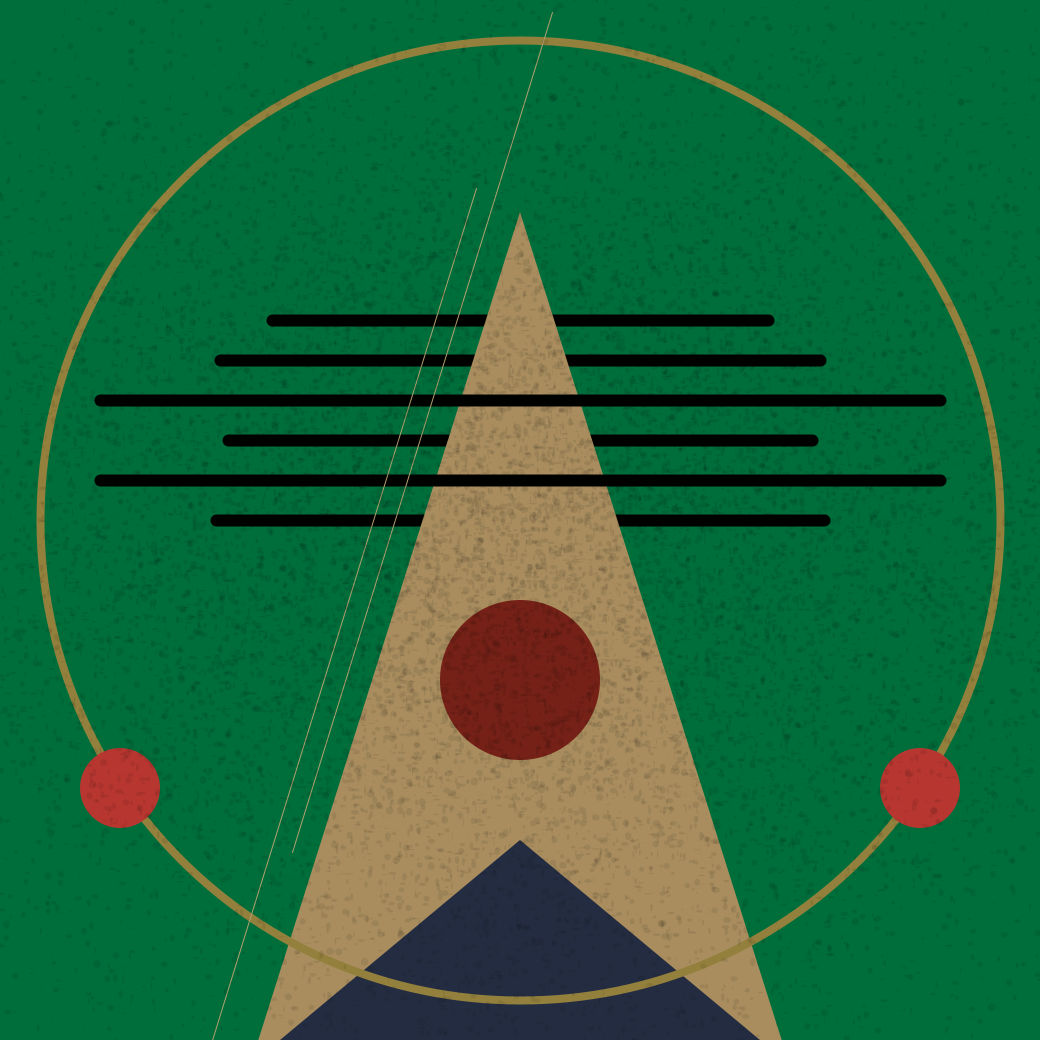
Frame 1 (no input)
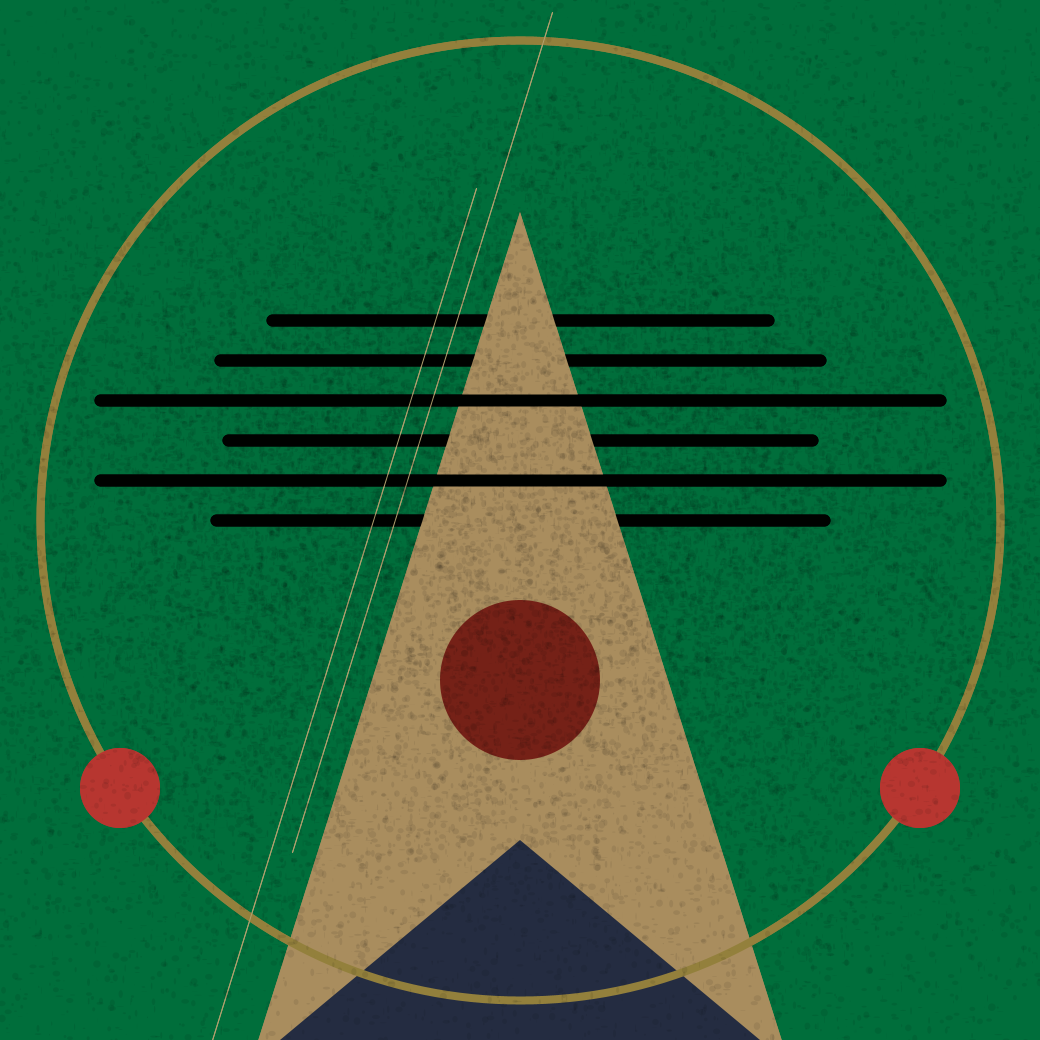
Frame 2 (the mouse pressed at the canvas centre, redrawn once)

The Processing sketch that drew these frames (run headless with seeded random() and noise(); the mouse was pressed at the canvas centre and the sketch redrawn once):

// Processing sketch: sketch_01HW_paint
// ── sketch_01HW_paint.pde
// Link to original painting
// https://pin.it/e566ka5cssxsd7
// https://zoomik-city.co.uk/shop/suprematist-art-poster-5-minimalist-geometric/
 
int zoom = 4; //change this number to make it bigger or smalle (4 = 4x, 2=2x)
int size = 260 * zoom; //260 is the original size of the paint
void settings() {
  size(size,size);
}
void setup() {
  background(0,110,59);
 }

// custom function to draw a horizontal line using center position and half-width
void lineCenter(int centerX,int centerY,int l){
  line(centerX-l,centerY,centerX+l,centerY);
}

void draw() {
  //hlines
  stroke(0,2,0);
  strokeWeight(3*zoom);
  lineCenter(size/2,80*zoom,(130-68)*zoom);
  lineCenter(size/2,90*zoom,(130-55)*zoom);
  lineCenter(size/2,110*zoom,(130-57)*zoom);
  lineCenter(size/2,130*zoom,(130-54)*zoom);
  
  //triangle
  noStroke();
  fill(169,141,94);
  triangle(63*zoom,size+5*zoom,size/2,53*zoom,197*zoom,size+5*zoom);
  fill(36,44,65);
  triangle(64*zoom,size+5*zoom,size/2,210*zoom,196*zoom,size+5*zoom);
  
  //hlines over the triangle
  stroke(0,2,0);
  strokeWeight(3*zoom);
  lineCenter(size/2,100*zoom,(130-25)*zoom);  
  lineCenter(size/2,120*zoom,(130-25)*zoom);  
  
  //big circle
  stroke(147,128,60);
  strokeWeight(2*zoom);
  noFill();
  circle(size/2,size/2,(size-20*zoom) );
  
  //circles 
  noStroke();
  fill(183,54,48);
  circle(30*zoom,197*zoom,20*zoom);
  circle(230*zoom,197*zoom,20*zoom);
  fill(117,33,23);
  circle(size/2,170*zoom,40*zoom);
  
  //diagonal stripes
  stroke(178,160,110);
  strokeWeight(1);
  line(53*zoom,260*zoom,119*zoom,47*zoom);  
  line(73*zoom,213*zoom,138*zoom,3*zoom);
      
  //spots
  noStroke();
  fill(0,0,0,20); //transparency at 50/255, color black
  for(int i=0; i<25000; i++){
    // using a gaussian distribution with center at the center of the picture to make more natural
    // the '/3' is to consider 4 stdev of the guassian (99.73% of data)
    // the '+1.5' is to center the distribution to the middle of the picture 
    ellipse((randomGaussian()+1.5)/3*size,(randomGaussian()+2)/4*size,random(2*zoom),random(2*zoom));
    //ellipse(random(size),random(size),random(2*zoom),random(2*zoom));
  }
  noLoop();
  
}

// size(260*zoomnif,260*zoomnif);
